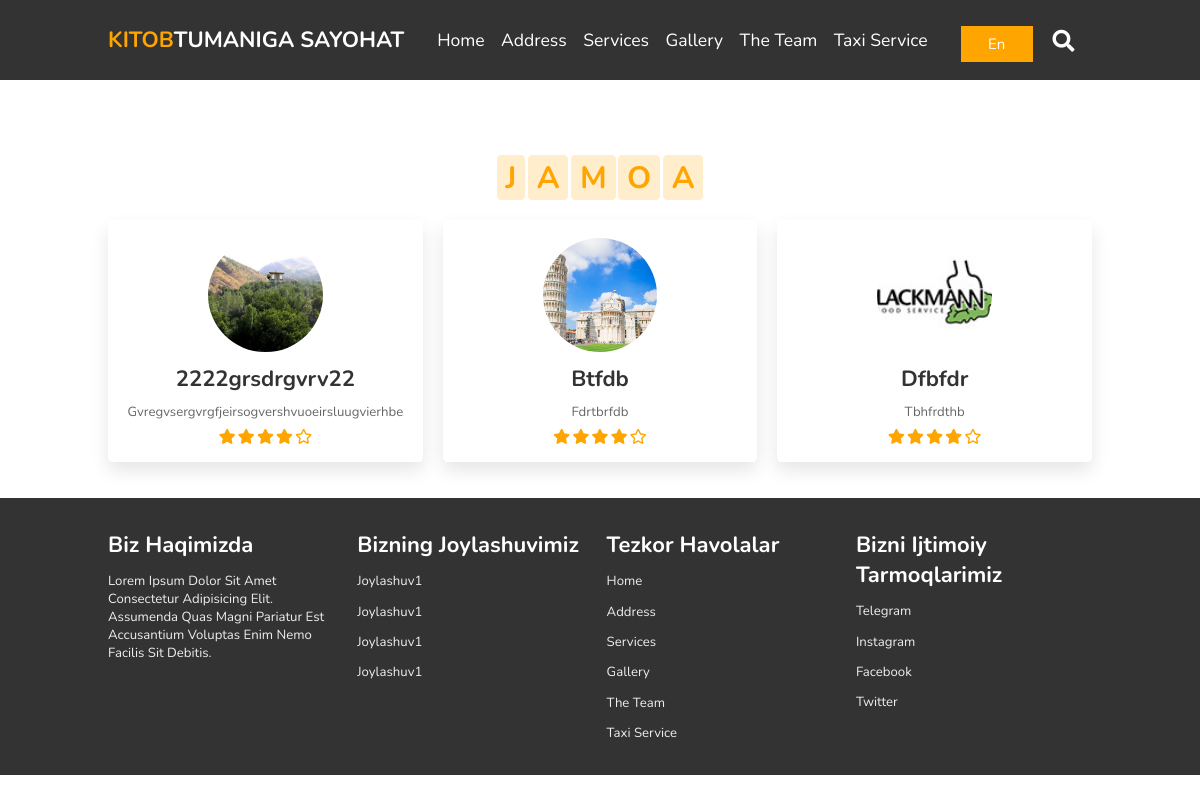
The page /jamoa.php on the database its author committed.
### tables this page shows
CREATE TABLE `review` (
  `id` int NOT NULL,
  `img` text NOT NULL,
  `title_uz` text NOT NULL,
  `title_en` text NOT NULL,
  `body_uz` text NOT NULL,
  `body_en` text NOT NULL
);

### components/review.php (the view, shortened to what this page needs)
<?php
          require_once('auth.php');
          $select = "SELECT * FROM review";
          $result = mysqli_query($connection, $select);
?>
<section class="review" id="review">
    <h1 class="heading">
        <span>J</span>
        <span>A</span>
        <span>M</span>
        <span>O</span>
        <span>A</span>
    </h1>
    <div class="swiper-container review-slider">
        <div class="swiper-wrapper">
        <?php  if($result->num_rows > 0){
            while ($row = mysqli_fetch_array($result, MYSQLI_ASSOC)){ ?>
            <div class="swiper-slide">
                <div class="box">
                    <img src="./admin/img/<?php echo $row['img']?>" alt="">
                    <h3><?php echo $row['title_'.$_SESSION['lang']]?></h3>
                    <p><?php echo $row['body_'.$_SESSION['lang']]?></p>
                    <div class="stars">
                        <i class="fas fa-star"></i>
                        <i class="fas fa-star"></i>
                        <i class="fas fa-star"></i>
                        <i class="fas fa-star"></i>
                        <i class="far fa-star"></i>
                    </div>
                </div>
            </div>
            <?php }} ?>
        </div>
    </div>
</section>

### style.css (style rules this page uses)
:root { --orange:#ffa500; }
* { font-family: 'Nunito', sans-serif; margin:0; padding:0; box-sizing: border-box; text-transform: capitalize; outline: none; border:none; text-decoration: none; transition: all .2s linear; }
html { font-size: 62.5%; overflow-x: hidden; scroll-padding-top: 6rem; scroll-behavior: smooth; }
section { padding:2rem 9%; }
.heading { text-align: center; padding:2.5rem 0 }
.heading span { font-size: 3.5rem; background:rgba(255, 165, 0,.2); color:var(--orange); border-radius: .5rem; padding:.2rem 1rem; }
.review .review-slider { padding-bottom: 2rem; }
.review .box { padding:2rem; text-align: center; box-shadow: 0 1rem 2rem rgba(0,0,0,.1); border-radius: .5rem; }
.review .box img { height:13rem; width:13rem; border-radius: 50%; object-fit: cover; margin-bottom: 1rem; }
.review .box h3 { color:#333; font-size: 2.5rem; }
.review .box p { color:#666; font-size: 1.5rem; padding:1rem 0; }
.review .box .stars i { color:var(--orange); font-size: 1.7rem; }
@media (max-width:1200px) { html { font-size: 55%; } }

### rows shown on the page
review: img (picture), title_en "2222grsdrgvrv22", body_en "Gvregvsergvrgfjeirsogvershvuoeirsluugvierhbe"
review: img (picture), title_en "Btfdb", body_en "Fdrtbrfdb"
review: img (picture), title_en "Dfbfdr", body_en "Tbhfrdthb"

### other values the page prints
$lang['home'] "Home"
$lang['manzil'] "Address"
$lang['services'] "Services"
$lang['gallery'] "Gallery"
$lang['jamoa'] "The Team"
$lang['taxi'] "Taxi Service"
$lang['lang'] "En"
